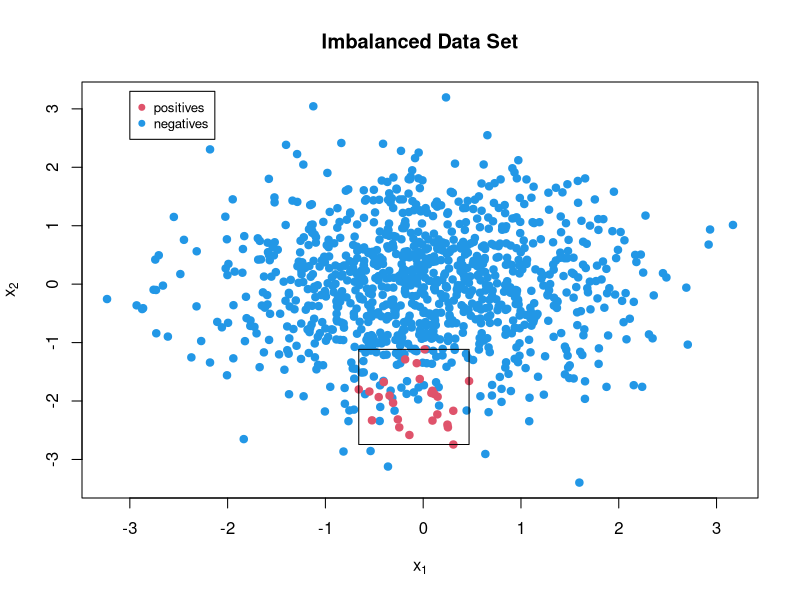

Source code (R):
library(mvtnorm)
library(ggplot2)


setwd("figure_man/")


# Imbalanced Data Prediction (Constant Model vs. Decision Tree)

set.seed(1234)

setwd("figure_man/")
targetfile=paste("accuracy_paradox",".pdf",sep="")


pdf(targetfile,width=6,height=6)
cex_const=1


set.seed(1234)

n = 1000

x = rmvnorm(n,mean=c(0,0),sigma = diag(2))

X=x

plot(x[,1],x[,2],pch=19,col=4,xlab=expression(x[1]),ylab=expression(x[2]),cex.lab=cex_const,main="Imbalanced Data Set")


n = 25

x = rmvnorm(n,mean=c(0,-2),sigma = 0.1*diag(2))

xleft   = min(x[,1])
xright  = max(x[,1])
ybottom = min(x[,2])
ytop    = max(x[,2])

X=rbind(X,x)

points(x[,1],x[,2],pch=19,col=2,cex.lab=cex_const)
legend(-3, 3.3, legend=c("positives","negatives"),
       col=c(2, 4), pch=c(19,19), cex=0.8)

dec_tree <- function(x,x1_range,x2_range){
  2*( x1_range[1] <= x[1]) *( x[1]<= x1_range[2])*( x2_range[1] <= x[2])*( x[2] <= x2_range[2]) -1
}


rect(xleft=xleft,xright = xright,ybottom = ybottom,ytop = ytop)

dev.off()

# Accuracy calculations

y = apply(X = X, 1, dec_tree, x1_range=c(xleft,xright),x2_range=c(ybottom ,ytop))

1000/1025

(sum(y[1:1000]==-1)+sum(y[1001:1025]==1))/(1025)

sum(y[1001:1025]==1)


tp = sum(y[1001:1025]==1)
tn = sum(y[1:1000]==-1)
fp = sum(y[1:1000]==1)
fn = sum(y[1001:1025]==-1)

# accuracy
(tp + tn)/(tp+tn+fp+fn)
# recall
ppv = tp/(tp+fp)
ppv
# precision/ true positive rate
tpr = tp/(tp+fn)
tpr

# true negative rate
tnr = tn/(tn+fp)
tnr

#install.packages("psych") 
library("psych")


# F1 measure
harmonic.mean(x=c(ppv,tpr))

# G score
geometric.mean(x=c(ppv,tpr))

# G mean
geometric.mean(x=c(tpr,tnr))

# BAC
mean(c(tpr,tnr))

# MCC
(tp*tn - fp*fn)/(sqrt((tp+fn)*(tp+fp)*(tn+fn)*(tn+fp)))
